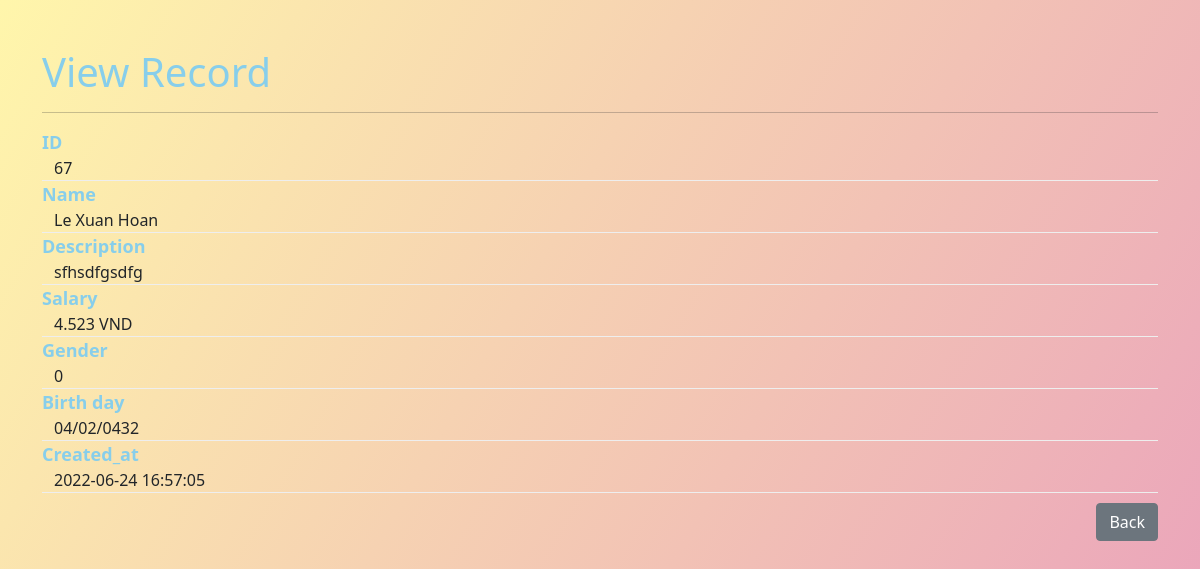
/detai.php?id=67, run on the app's committed database.
### tables this page shows
CREATE TABLE `employees` (
  `id` int(11) NOT NULL,
  `name` varchar(100) DEFAULT NULL,
  `description` text DEFAULT NULL,
  `gender` tinyint(1) NOT NULL DEFAULT 0,
  `salary` int(11) NOT NULL DEFAULT 0,
  `birthday` datetime NOT NULL,
  `created_at` timestamp NOT NULL DEFAULT current_timestamp()
);

### detai.php (the view, shortened to what this page needs)
<?php
require_once 'conn.php';
if(isset($_GET['id']))
{
          $id = $_GET['id'];
          $sql_show = "SELECT *FROM employees WHERE id = $id";
          $arr = mysqli_query($conn,$sql_show);
          $row = mysqli_fetch_assoc($arr);
}
?>
<!DOCTYPE html>
<html lang="en">
<head>
          <link href="https://cdn.jsdelivr.net/npm/bootstrap@5.1.3/dist/css/bootstrap.min.css" rel="stylesheet">
          <link rel="stylesheet" href="https://cdnjs.cloudflare.com/ajax/libs/font-awesome/6.1.1/css/all.min.css"/>
</head>
<body>
          <div class="container mt-5 ">
          <h1 style="color: skyblue;">View Record</h1>
          <hr>
                    <span>ID</span>
                    <div class="container container__child"><?php echo $row['id']; ?></div>
                    <span>Name</span>
                    <div class="container container__child"><?php echo $row['name']; ?></div>
                    <span>Description</span>
                    <div class="container container__child"><?php echo $row['description']; ?></div>
                    <span>Salary</span>
                    <div class="container container__child"><?php echo (number_format($row['salary'],'0',',','.'))." "."VND";?></div>
                    <span>Gender</span>
                    <div class="container container__child"><?php echo $row['gender']; ?></div>
                    <span>Birth day</span>
                    <div class="container container__child"><?php  echo  date("d/m/Y",strtotime($row['birthday']));?></div>
                    <span>Created_at</span>
                    <div class="container container__child"><?php echo $row['created_at']; ?></div>
                    <a style="float:right;" class="btn btn-secondary" href="viewlist.php">Back</a>
          </div>
</body>
</html>

### detai.php (style rules this page uses)
span { display: inline-block; font-size: 18px; font-weight: 600; color: skyblue; }
body { background-image: linear-gradient(120deg, #FFF6AB, #E99EBC); height: 100vh; }
.container__child { border-bottom: 1px solid #eee; }
a.btn { margin-top: 10px; }

### data on the page
employees: id "67", name "Le Xuan Hoan", description "sfhsdfgsdfg", salary "4.523", gender "0", birthday "04/02/0432", created_at "2022-06-24 16:57:05"
